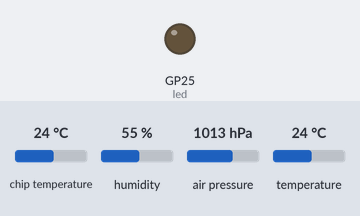
Recording of a program running on a simulated Raspberry Pi Pico running MicroPython. On the bench: output pins drawn as LEDs (lit = HIGH). Inputs (shaded band) come from the test bench; at power-on: air pressure 1013 hPa, temperature 24 °C, chip temperature 24 °C, humidity 55 %. WiFi joins after 1.5 s; the clock reads 2024-03-15 10:24:30 at power-on unless the program sets it; no MQTT or app messages arrive unless stated; values from a settings file that is not in the repository are placeholders; library files of the repository ran but are not shown: bme280.py; what the program prints to the serial console is not drawn.

Above: at 2.1 s.
2.2 s: air pressure set to 952 hPa
At 3.3 s:
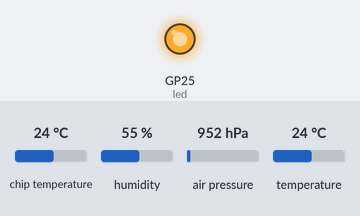
4.4 s: temperature set to 0 °C
Timing chart, 0 to 7.4 s (numbered marks = the images above; inputs shaded):
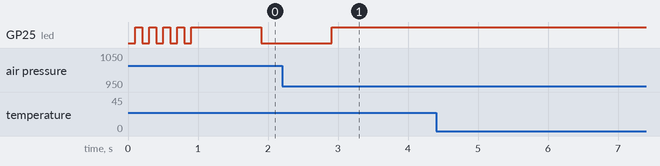

Measured:
- after the input at 4.4 s, every drawn part: stays the same

The program:

main.py
```python
import functools
import gc
import machine
import network
import os
import time
import ntptime
import ubinascii
import ujson
from retry_exception import retry_exception
from ucollections import namedtuple

import bme280

from umqtt.simple2 import MQTTClient

import secrets
from internal_temperature_sensor import InternalTemperatureSensor
from misc import get_machine_unique_id
import consts

try:
    from typing import Callable, Dict, Tuple
except ImportError:
    pass


Bme280Data = namedtuple("Bme280Data", ("temperature", "pressure", "humidity"))

i2c = machine.I2C(0, sda=machine.Pin(0), scl=machine.Pin(1), freq=400_000)
bme = bme280.BME280(i2c=i2c)
led = machine.Pin("LED", machine.Pin.OUT)


def blink_hello_sequence() -> None:
    sequence = (0, 1, 0, 1, 0, 1, 0, 1, 0)

    for value in sequence:
        led.value(value)
        time.sleep(0.100)


def set_led_state(desired_state) -> None:
    led.value(desired_state)


@retry_exception(attempts=3, delay_seconds=5)
def setup_current_timestamp() -> None:
    try:
        ntptime.settime()
    except Exception as e:
        print(f"Error configuring current timestamp: {e}")
        raise


def get_current_timestamp_iso() -> str:
    localtime = time.localtime()
    return f"{localtime[0]}-{localtime[1]:02}-{localtime[2]:02} {localtime[3]:02}:{localtime[4]:02}:{localtime[5]:02}"


def read_bme280_values() -> Bme280Data:
    return Bme280Data(
        temperature=bme.values[0],
        pressure=bme.values[1],
        humidity=bme.values[2]
    )


def connect_to_wifi() -> Tuple[str, str]:
    """
    Connects to Wi-Fi and returns IP and adapter MAC address
    """

    wlan = network.WLAN(network.STA_IF)
    wlan.active(True)

    print(f"Trying connect to WiFi (SSID = {secrets.WIFI_SSID})")
    wlan.connect(secrets.WIFI_SSID, secrets.WIFI_PASSWORD)

    MAX_OPERATION_TIME_MSECS = 60 * 1000
    CONNECTION_POLLING_INTERVAL_SECS = 1

    ticks_start = time.ticks_ms()
    while not wlan.isconnected():
        print("Waitinig for WiFi connection ... ")
        led.toggle()
        now = time.ticks_ms()
        if time.ticks_diff(now, ticks_start) > MAX_OPERATION_TIME_MSECS:
            raise Exception("Can't connect to Wi-Fi")

        time.sleep(CONNECTION_POLLING_INTERVAL_SECS)

    ip = wlan.ifconfig()[0]
    print(f"Connected on {ip}")
    print(f"Full config: {wlan.ifconfig()}")

    mac_address = ubinascii.hexlify(network.WLAN().config('mac'), ':').decode()
    return ip, mac_address


@retry_exception(attempts=5, delay_seconds=5)
def mqtt_connect() -> MQTTClient:
    print(f"Trying connect to MQTT server - {secrets.MQTT_SERVER}")
    client = MQTTClient(
        secrets.MQTT_CLIENT_ID,
        secrets.MQTT_SERVER,
        user=secrets.MQTT_USER,
        password=secrets.MQTT_PASSWORD,
        keepalive=60,
        ssl=False,
        ssl_params={}
    )
    client.connect(clean_session=True)
    print(f'Connected to MQTT Broker {secrets.MQTT_SERVER}...')
    return client


def get_fs_free_space_in_bytes() -> int:
    fs_stat = os.statvfs("/")
    assert fs_stat[0] == fs_stat[1], "Unknown FS stat response, sorry"
    return fs_stat[0] * fs_stat[3]


def enrich_metadata(
        packet: Dict,
        mac_address: str,
        internal_temp_sensor: InternalTemperatureSensor
):
    """
    Enriches payload with additional metadata
    """

    packet["metadata"] = {
        "wifi_mac_address": mac_address,
        "machine_unique_id": get_machine_unique_id(),
        "measurement_time": get_current_timestamp_iso(),
        "machine_metrics": {
            "cpu_temperature": internal_temp_sensor.current_temperature(),
            "mem_free": gc.mem_free(),
            "flash_free_space_bytes": get_fs_free_space_in_bytes()
        }
    }


def send_measurements(
        client: MQTTClient,
        measurements: Bme280Data,
        enricher: Callable
) -> None:
    payload = {
        "payload": {
            "bme280": {
                "temperature": measurements.temperature,
                "pressure": measurements.pressure,
                "humidity": measurements.humidity
            },
        },

    }
    enricher(payload)
    payload = ujson.dumps(payload)

    print(f"Sending measurements via MQTT: {payload}")
    client.publish(secrets.MQTT_TOPIC_PUB, msg=payload)


def send_measurements_in_loop(client: MQTTClient, enricher: Callable) -> None:
    wdt_interval = min(consts.WDT_MAX_INTERVAL_IN_SECONDS, consts.MAX_WDT_INTERVAL_FOR_RP2040)
    wdt = machine. WDT(timeout=wdt_interval)

    last_measurement = None
    while True:
        now = time.ticks_ms()
        if (
            (not last_measurement) or
            (time.ticks_diff(now, last_measurement) >= consts.SLEEP_INTERVAL_BETWEEN_MEASUREMENTS_TRANSMISSION_SECONDS)
        ):
            bme280_data = read_bme280_values()
            send_measurements(client=client, measurements=bme280_data, enricher=enricher)
            last_measurement = time.ticks_ms()

        time.sleep(min(5000, consts.MAX_WDT_INTERVAL_FOR_RP2040) / 1000);
        wdt.feed()


def main():
    internal_temp_sensor = InternalTemperatureSensor()

    blink_hello_sequence()
    print(f"Current timestamp is: {get_current_timestamp_iso()}")

    while True:
        try:
            _, mac_address = connect_to_wifi()
            set_led_state(1)

            print("Trying to setup current timestamp")
            setup_current_timestamp()
            print(f"Current timestamp is: {get_current_timestamp_iso()}")

            client = mqtt_connect()
            enricher = functools.partial(
                enrich_metadata,
                mac_address=mac_address,
                internal_temp_sensor=internal_temp_sensor
            )

            send_measurements_in_loop(
                client,
                enricher=enricher
            )
        except Exception as e:
            print(f"Error in main loop: {e}")
            import sys
            sys.print_exception(e)
            time.sleep(consts.SLEEP_INTERVAL_ON_ERROR_IN_MAIN_LOOP)
            machine.reset()


if __name__ == "__main__":
    main()
```

functools.py
```python
def partial(func, *args, **kwargs):
    def _partial(*more_args, **more_kwargs):
        kw = kwargs.copy()
        kw.update(more_kwargs)
        return func(*(args + more_args), **kw)
    return _partial


def update_wrapper(wrapper, wrapped, assigned=None, updated=None):
    # Dummy impl
    return wrapper


def wraps(wrapped, assigned=None, updated=None):
    # Dummy impl
    return lambda x: x


def reduce(function, iterable, initializer=None):
    it = iter(iterable)
    if initializer is None:
        value = next(it)
    else:
        value = initializer
    for element in it:
        value = function(value, element)
    return value
```

retry_exception.py
```python
import functools
import math
import time


def retry_exception(attempts=5, delay_seconds=5, backoff_factor=2, exceptions=None):  # noqa
    """
    This is decorator designed to be used on a function or method that throws
    an exception when it fails

    :param attempts: the number of attempts you want to make
    :param delay_seconds: beginning amount of time you want to wait between attempts
    :param backoff_factor: the multiplicative factor you want to apply to your current dela after each wait
    :param exceptions: a list of exceptions you want to catch
    """

    if exceptions is None:
        exceptions = [BaseException]

    if backoff_factor < 1:
        raise ValueError("The backoff_factor factor must be greater or equal to 1")

    attempts = math.floor(attempts)
    if attempts < 0:
        raise ValueError("The number of attempts must be 0 or greater")

    if delay_seconds <= 0:
        raise ValueError("The delay_seconds must be greater than 0")

    def decorator_retry(function):
        @functools.wraps(function)
        def function_with_retries(*args, **kwargs):
            retry_attempts, retry_delay = attempts, delay_seconds

            while retry_attempts > 0:
                try:
                    return function(*args, **kwargs)

                # this is frowned upin, but I think justified in this case as we're checking against specific
                # exception types on the next line
                except BaseException as e:
                    print(f"Exception when retrying: {e}")
                    catch = any([isinstance(e, exctype) for exctype in exceptions])
                    if not catch:
                        raise

                    retry_attempts -= 1
                    if retry_attempts > 0:
                        time.sleep(retry_delay)
                        retry_delay *= backoff_factor
                    else:
                        raise

        function_with_retries._original = function
        return function_with_retries

    return decorator_retry
```

internal_temperature_sensor.py
```python
import machine


class InternalTemperatureSensor(object):
    def __init__(self, pin_number: int = 4):
        self._pin_number = pin_number

    def current_temperature(self) -> float:
        sensor_temp = machine.ADC(self._pin_number)
        conversion_factor = 3.3 / (65535)
        reading = sensor_temp.read_u16() * conversion_factor
        temperature = 27 - (reading - 0.706) / 0.001721
        return temperature
```

misc.py
```python
import machine
import ubinascii


def get_machine_unique_id() -> str:
    return ubinascii.hexlify(machine.unique_id(), ':').decode()
```

consts.py
```python
SLEEP_INTERVAL_BETWEEN_MEASUREMENTS_TRANSMISSION_SECONDS = 5
WDT_MAX_INTERVAL_IN_SECONDS = 10_000 + SLEEP_INTERVAL_BETWEEN_MEASUREMENTS_TRANSMISSION_SECONDS * 1000
SLEEP_INTERVAL_ON_ERROR_IN_MAIN_LOOP = 5
MAX_WDT_INTERVAL_FOR_RP2040 = 8388
```
